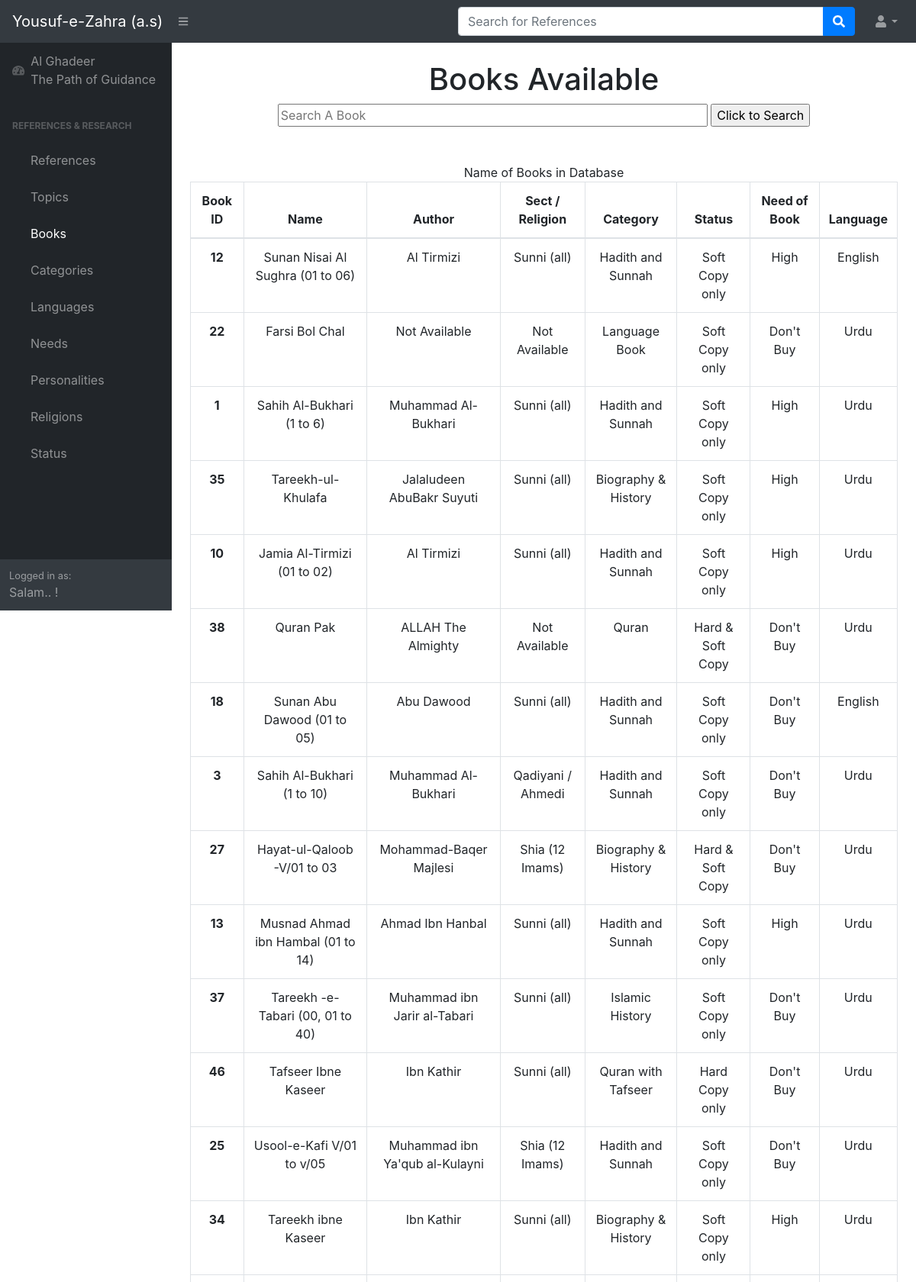
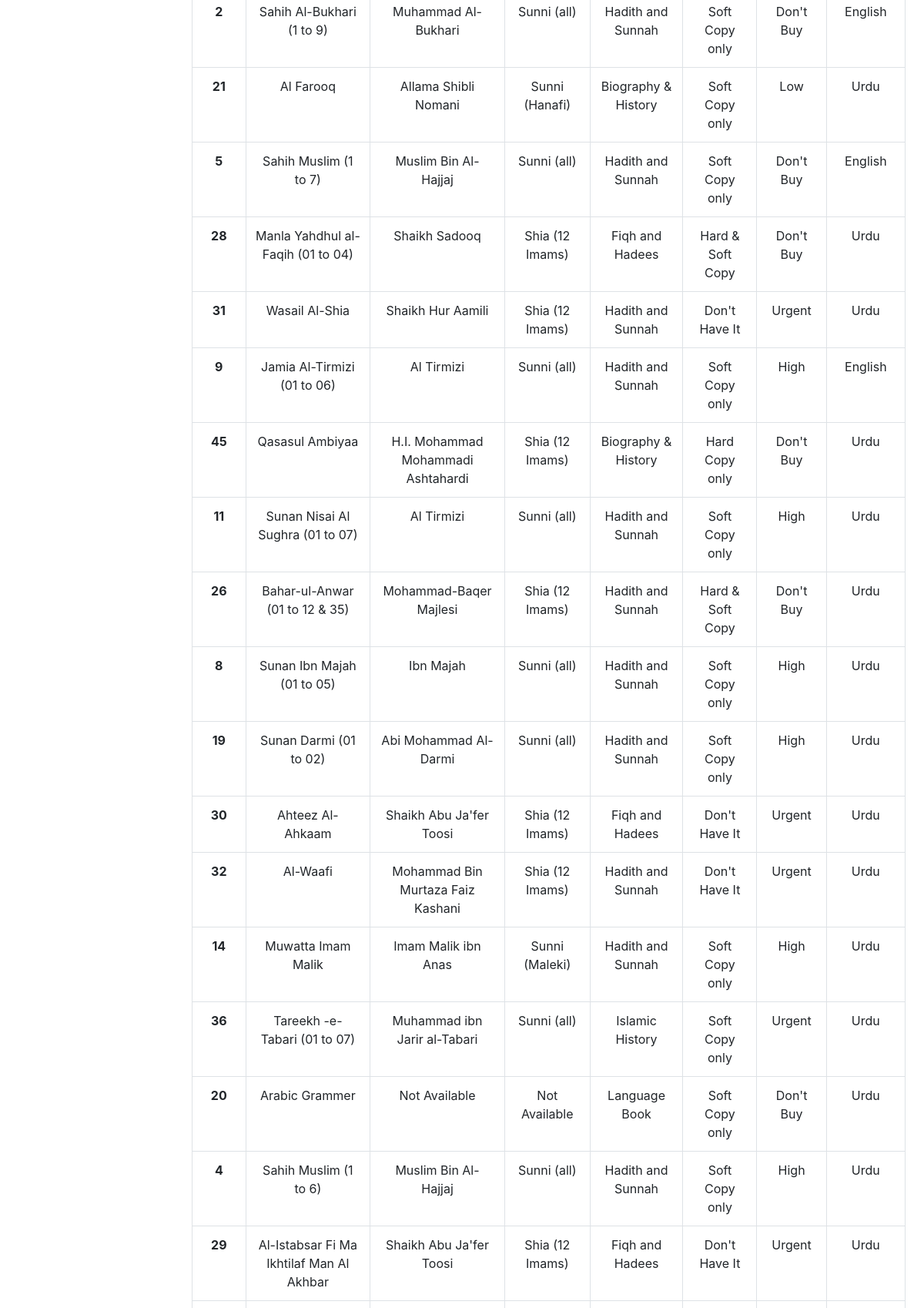
/home/books/ (upper part), run on the app's committed database (2 pictures, top to bottom).
### haq/models.py (models this page shows, shortened)
class Book(models.Model):
    name = models.CharField(max_length=50)
    author = models.ForeignKey(Person, on_delete=models.CASCADE)
    sect = models.ForeignKey(Religion, on_delete=models.CASCADE)
    cat = models.ForeignKey(Category, on_delete=models.CASCADE)
    status = models.ForeignKey(Status, on_delete=models.CASCADE)
    need = models.ForeignKey(Need, on_delete=models.CASCADE)
    lang = models.ForeignKey(Language, on_delete=models.CASCADE)

### haq/views.py (the view)
# urls.py: path('books/', views.BookView, name="books"),
def BookView(request):
    temp = topic()
    list_Authorized_People = Authorized_Person.objects.all()
    all_books = Book.objects.all()
    new_list = []
    new_set = set()
    final_list = []
    for book in all_books:
        new_set.add(book.name)
        new_list.append(book)
    for _set in new_set:
        for i, _list in enumerate(new_list):
            if _list.name == _set:
                final_list.append(_list)
                new_list.pop(i)
                break
    return render(request, 'haq/books.html', {
        "auth_persons": list_Authorized_People,
        'final_list': final_list,
        "all_topics": temp[0],
        "list_size": temp[1]
       })

### haq/models.py (called while the page is built)
    def __str__(self):
        return self._p_name

    def __str__(self):
        return self._category

    def __str__(self):
        return self._language

    def __str__(self):
        return self._need

    def __str__(self):
        return self._sect

    def __str__(self):
        return self._status

### haq/views.py (called while the page is built)
def topic():
    all_topics = Topic.objects.all()
    list_size = 0
    if len(all_topics) != 0:
        list_size = len(all_topics)
    return (all_topics, list_size )

### haq/templates/haq/books.html (shortened to what this page needs)
{% extends 'haq/sample.html' %}
{% block body %}
    <span id = "titlespan">
        <div class="move_center" >
            <h1>Books Available</h1>
            <form action = '{% url 'haq:bookSearch' %}' method="POST" class="move_center">
                <input type="text" name="searchWord" size="50" value="" placeholder="Search A Book">
                <input type="submit" value="Click to Search">
            </form>
            <br>
        </div>
        <br>
        <div class="move_center">
            <caption>Name of Books in Database</caption>
            <table class="table table-bordered">
                <thead>
                    <tr>
                        <th scope="col">Book ID</th>
                        <th scope="col">Name</th>
                        <th scope="col">Author</th>
                        <th scope="col">Sect / Religion</th>
                        <th scope="col">Category</th>
                        <th scope="col">Status</th>
                        <th scope="col">Need of Book</th>
                        <th scope="col">Language</th>
                    </tr>
                </thead>
                <tbody>
                    {% for book in final_list  %}
                        <tr>
                            <th scope="row">{{ book.id }}</th>
                            <td>{{ book.name }}</td>
                            <td>{{ book.author }}</td>
                            <td>{{ book.sect }}</td>
                            <td>{{ book.cat }}</td>
                            <td>{{ book.status }}</td>
                            <td>{{ book.need }}</td>
                            <td>{{ book.lang }}</td>
                        </tr>
                    {% endfor %}
                </tbody>
            </table>
        </div>
    </span>
{% endblock %}

### haq/static/haq/styles.css (style rules this page uses)
html, body { margin: 0; padding: 0; height: 100%; }
#titlespan { margin: 2px; padding: 2px; }
.move_center { text-align: center; vertical-align: middle; justify-content: center; }

### data on the page
Book: id "12", name "Sunan Nisai Al Sughra (01 to 06)", author "Al Tirmizi", sect "Sunni (all)", cat "Hadith and Sunnah", status "Soft Copy only", need "High", lang "English"
Book: id "22", name "Farsi Bol Chal", author "Not Available", sect "Not Available", cat "Language Book", status "Soft Copy only", need "Don't Buy", lang "Urdu"
Book: id "1", name "Sahih Al-Bukhari (1 to 6)", author "Muhammad Al-Bukhari", sect "Sunni (all)", cat "Hadith and Sunnah", status "Soft Copy only", need "High", lang "Urdu"
Book: id "35", name "Tareekh-ul-Khulafa", author "Jalaludeen AbuBakr Suyuti", sect "Sunni (all)", cat "Biography & History", status "Soft Copy only", need "High", lang "Urdu"
Book: id "10", name "Jamia Al-Tirmizi (01 to 02)", author "Al Tirmizi", sect "Sunni (all)", cat "Hadith and Sunnah", status "Soft Copy only", need "High", lang "Urdu"
Book: id "38", name "Quran Pak", author "ALLAH The Almighty", sect "Not Available", cat "Quran", status "Hard & Soft Copy", need "Don't Buy", lang "Urdu"
Book: id "18", name "Sunan Abu Dawood (01 to 05)", author "Abu Dawood", sect "Sunni (all)", cat "Hadith and Sunnah", status "Soft Copy only", need "Don't Buy", lang "English"
Book: id "3", name "Sahih Al-Bukhari (1 to 10)", author "Muhammad Al-Bukhari", sect "Qadiyani / Ahmedi", cat "Hadith and Sunnah", status "Soft Copy only", need "Don't Buy", lang "Urdu"
Book: id "27", name "Hayat-ul-Qaloob -V/01 to 03", author "Mohammad-Baqer Majlesi", sect "Shia (12 Imams)", cat "Biography & History", status "Hard & Soft Copy", need "Don't Buy", lang "Urdu"
Book: id "13", name "Musnad Ahmad ibn Hambal (01 to 14)", author "Ahmad Ibn Hanbal", sect "Sunni (all)", cat "Hadith and Sunnah", status "Soft Copy only", need "High", lang "Urdu"
Book: id "37", name "Tareekh -e- Tabari (00, 01 to 40)", author "Muhammad ibn Jarir al-Tabari", sect "Sunni (all)", cat "Islamic History", status "Soft Copy only", need "Don't Buy", lang "Urdu"
Book: id "46", name "Tafseer Ibne Kaseer", author "Ibn Kathir", sect "Sunni (all)", cat "Quran with Tafseer", status "Hard Copy only", need "Don't Buy", lang "Urdu"
Book: id "25", name "Usool-e-Kafi V/01 to v/05", author "Muhammad ibn Ya'qub al-Kulayni", sect "Shia (12 Imams)", cat "Hadith and Sunnah", status "Soft Copy only", need "Don't Buy", lang "Urdu"
Book: id "34", name "Tareekh ibne Kaseer", author "Ibn Kathir", sect "Sunni (all)", cat "Biography & History", status "Soft Copy only", need "High", lang "Urdu"
Book: id "2", name "Sahih Al-Bukhari (1 to 9)", author "Muhammad Al-Bukhari", sect "Sunni (all)", cat "Hadith and Sunnah", status "Soft Copy only", need "Don't Buy", lang "English"
Book: id "21", name "Al Farooq", author "Allama Shibli Nomani", sect "Sunni (Hanafi)", cat "Biography & History", status "Soft Copy only", need "Low", lang "Urdu"
Book: id "5", name "Sahih Muslim (1 to 7)", author "Muslim Bin Al-Hajjaj", sect "Sunni (all)", cat "Hadith and Sunnah", status "Soft Copy only", need "Don't Buy", lang "English"
Book: id "28", name "Manla Yahdhul al-Faqih (01 to 04)", author "Shaikh Sadooq", sect "Shia (12 Imams)", cat "Fiqh and Hadees", status "Hard & Soft Copy", need "Don't Buy", lang "Urdu"
Book: id "31", name "Wasail Al-Shia", author "Shaikh Hur Aamili", sect "Shia (12 Imams)", cat "Hadith and Sunnah", status "Don't Have It", need "Urgent", lang "Urdu"
Book: id "9", name "Jamia Al-Tirmizi (01 to 06)", author "Al Tirmizi", sect "Sunni (all)", cat "Hadith and Sunnah", status "Soft Copy only", need "High", lang "English"
Book: id "45", name "Qasasul Ambiyaa", author "H.I. Mohammad Mohammadi Ashtahardi", sect "Shia (12 Imams)", cat "Biography & History", status "Hard Copy only", need "Don't Buy", lang "Urdu"
Book: id "11", name "Sunan Nisai Al Sughra (01 to 07)", author "Al Tirmizi", sect "Sunni (all)", cat "Hadith and Sunnah", status "Soft Copy only", need "High", lang "Urdu"
Book: id "26", name "Bahar-ul-Anwar (01 to 12 & 35)", author "Mohammad-Baqer Majlesi", sect "Shia (12 Imams)", cat "Hadith and Sunnah", status "Hard & Soft Copy", need "Don't Buy", lang "Urdu"
Book: id "8", name "Sunan Ibn Majah (01 to 05)", author "Ibn Majah", sect "Sunni (all)", cat "Hadith and Sunnah", status "Soft Copy only", need "High", lang "Urdu"
Book: id "19", name "Sunan Darmi (01 to 02)", author "Abi Mohammad Al-Darmi", sect "Sunni (all)", cat "Hadith and Sunnah", status "Soft Copy only", need "High", lang "Urdu"
Book: id "30", name "Ahteez Al-Ahkaam", author "Shaikh Abu Ja'fer Toosi", sect "Shia (12 Imams)", cat "Fiqh and Hadees", status "Don't Have It", need "Urgent", lang "Urdu"
Book: id "32", name "Al-Waafi", author "Mohammad Bin Murtaza Faiz Kashani", sect "Shia (12 Imams)", cat "Hadith and Sunnah", status "Don't Have It", need "Urgent", lang "Urdu"
Book: id "14", name "Muwatta Imam Malik", author "Imam Malik ibn Anas", sect "Sunni (Maleki)", cat "Hadith and Sunnah", status "Soft Copy only", need "High", lang "Urdu"
Book: id "36", name "Tareekh -e- Tabari (01 to 07)", author "Muhammad ibn Jarir al-Tabari", sect "Sunni (all)", cat "Islamic History", status "Soft Copy only", need "Urgent", lang "Urdu"
Book: id "20", name "Arabic Grammer", author "Not Available", sect "Not Available", cat "Language Book", status "Soft Copy only", need "Don't Buy", lang "Urdu"
Book: id "4", name "Sahih Muslim (1 to 6)", author "Muslim Bin Al-Hajjaj", sect "Sunni (all)", cat "Hadith and Sunnah", status "Soft Copy only", need "High", lang "Urdu"
Book: id "29", name "Al-Istabsar Fi Ma Ikhtilaf Man Al Akhbar", author "Shaikh Abu Ja'fer Toosi", sect "Shia (12 Imams)", cat "Fiqh and Hadees", status "Don't Have It", need "Urgent", lang "Urdu"
